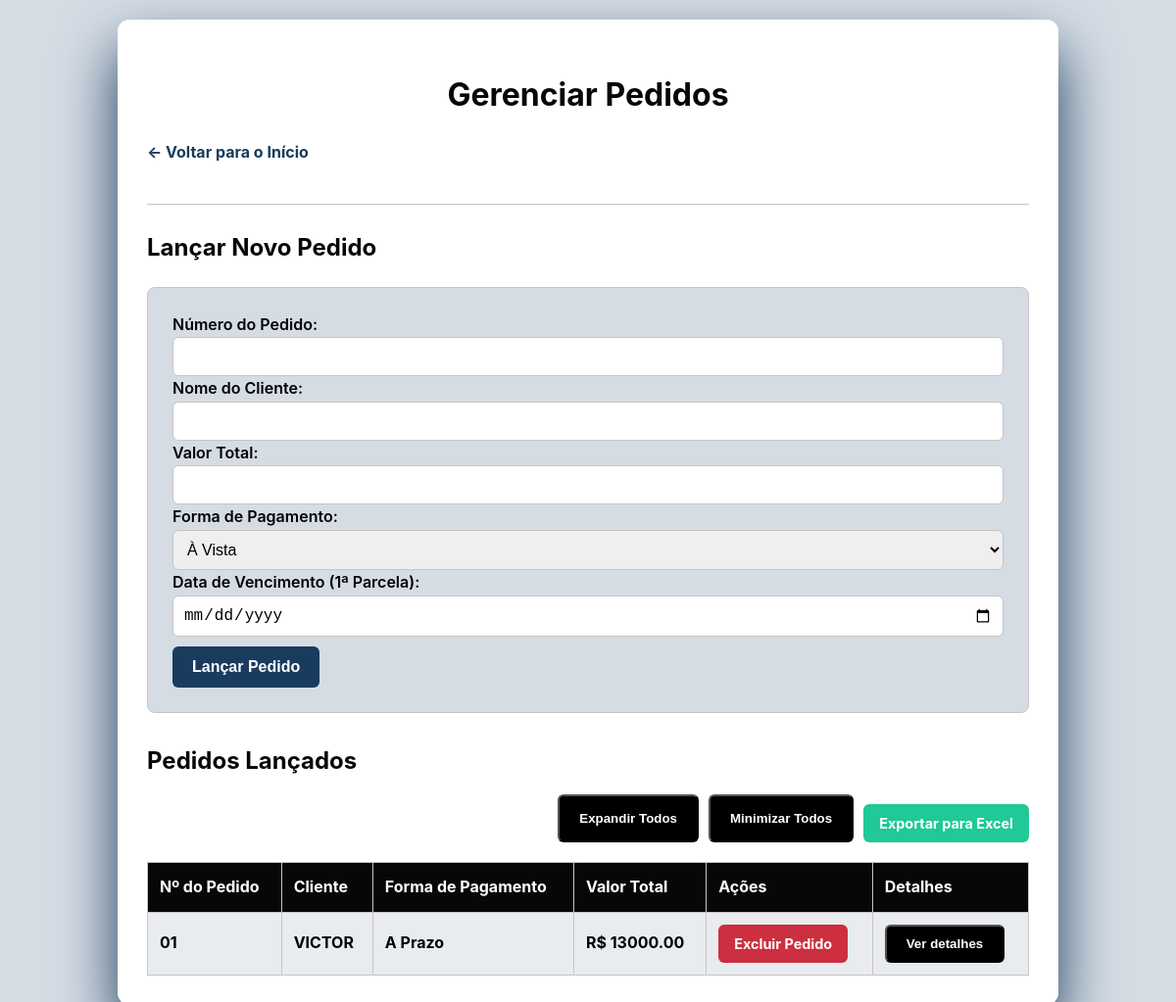
Screenshot of /pedidos (signed in) with the database file from the repository.
### app.py (models this page shows)
class Pedido(db.Model):
    id = db.Column(db.Integer, primary_key=True)
    numero_pedido = db.Column(db.String(50), nullable=False, unique=True)
    cliente_nome = db.Column(db.String(100), nullable=False)
    valor_total = db.Column(db.Float, nullable=False)
    forma_pagamento = db.Column(db.String(50), nullable=False)
    num_parcelas = db.Column(db.Integer)
    data_lancamento = db.Column(db.Date, nullable=False)
    parcelas = db.relationship('Parcela', backref='pedido', lazy=True, cascade="all, delete-orphan")

### app.py (the view, shortened to what this page needs)
@app.route('/pedidos', methods=['GET', 'POST'])
@login_required
def pedidos():
    todos_pedidos = Pedido.query.all()
    return render_template('pedidos.html', pedidos=todos_pedidos)

### app.py (called while the page is built)
@login_manager.user_loader
def load_user(user_id):
    return User.query.get(int(user_id))

@app.context_processor
def inject_user():
    return dict(current_user=current_user)

### templates/pedidos.html (shortened to what this page needs)
<!DOCTYPE html>
<html lang="pt-br">
<head>
<link rel="stylesheet" href="{{ url_for('static', filename='style.css') }}">
</head>
<body>
<div class="container">
<h1 class="header-text">Gerenciar Pedidos</h1>
<a href="{{ url_for('index') }}" class="back-link">← Voltar para o Início</a>
<hr>
    <h2 class="sub-header-text">Lançar Novo Pedido</h2>
    <form method="POST" class="form-section">
        <label for="numero_pedido">Número do Pedido:</label>
        <input type="text" id="numero_pedido" name="numero_pedido" required>
        <label for="cliente_nome">Nome do Cliente:</label>
        <input type="text" id="cliente_nome" name="cliente_nome" required>
        <label for="valor">Valor Total:</label>
        <input type="number" id="valor" name="valor" step="0.01" required>
        <label for="forma_pagamento">Forma de Pagamento:</label>
        <select id="forma_pagamento" name="forma_pagamento" required>
            <option value="A Vista">À Vista</option>
        </select>
        <label for="data_vencimento">Data de Vencimento (1ª Parcela):</label>
        <input type="date" id="data_vencimento" name="data_vencimento" required>
        <button type="submit">Lançar Pedido</button>
    </form>
    <h2 class="sub-header-text">Pedidos Lançados</h2>
    {% if pedidos %}
        <div class="export-button-container" style="display: flex; justify-content: flex-end; gap: 10px; flex-wrap: wrap;">
            <button id="expand-all-btn" class="button-link secondary-button">Expandir Todos</button>
            <button id="collapse-all-btn" class="button-link secondary-button">Minimizar Todos</button>
            <a href="{{ url_for('exportar_pedidos') }}" class="button-link export-button">Exportar para Excel</a>
        </div>
        <table class="data-table">
            <thead>
                <tr>
                    <th>Nº do Pedido</th>
                    <th>Cliente</th>
                    <th>Forma de Pagamento</th>
                    <th>Valor Total</th>
                    <th>Ações</th>
                    <th>Detalhes</th>
                </tr>
            </thead>
            <tbody>
                {% for pedido in pedidos %}
                    <tr class="pedido-row">
                        <td>{{ pedido.numero_pedido }}</td>
                        <td>{{ pedido.cliente_nome }}</td>
                        <td>{{ pedido.forma_pagamento }}</td>
                        <td>R$ {{ "%.2f"|format(pedido.valor_total) }}</td>
                        <td><a href="{{ url_for('excluir_pedido', id=pedido.id) }}" class="button-link delete-button">Excluir Pedido</a></td>
                        <td>
                            <button class="toggle-parcelas button-link secondary-button" data-pedido-id="{{ pedido.id }}">Ver detalhes</button>
                        </td>
                    </tr>
                {% endfor %}
            </tbody>
        </table>
    {% else %}
        <p>Nenhum pedido lançado ainda.</p>
    {% endif %}
</div>
</body>
</html>

### static/style.css (style rules this page uses)
:root { --primary-color: #193b5e; --primary-dark-color: #060708; --secondary-color: #000; --background-color: #d5dce4; --card-background: #ffffff; --text-color: #020101; --light-text-color: #fff; --border-color: #cac3c3; --success-color: #060708; --danger-color: #cc2f3f; --info-color: #193b5e; --box-shadow: 0 30px 60px #193b5e; }
body { font-family: -apple-system, BlinkMacSystemFont, "Segoe UI", Roboto, "Helvetica Neue", Arial, sans-serif; background-color: var(--background-color); color: var(--text-color); margin: 0; padding: 20px; line-height: 1.6; }
.container { max-width: 900px; margin: 0 auto; background-color: var(--card-background); padding: 30px; border-radius: 12px; box-shadow: var(--box-shadow); }
.header-text { text-align: center; color: var(--primary-dark-color); margin-bottom: 20px; }
.sub-header-text { color: var(--primary-dark-color); margin-top: 25px; margin-bottom: 15px; }
hr { border: 0; border-top: 1px solid var(--border-color); margin: 20px 0; }
.back-link { display: inline-block; margin-bottom: 20px; color: var(--primary-color); text-decoration: none; font-weight: bold; transition: color 0.3s ease; }
.button-link { display: inline-block; padding: 10px 20px; border-radius: 6px; text-decoration: none; font-weight: bold; transition: background-color 0.3s ease, transform 0.2s ease; text-align: center; white-space: nowrap; }
.export-button { background-color: #20c997; color: var(--light-text-color); font-size: 0.9rem; padding: 8px 16px; margin-top: 10px; }
.delete-button { background-color: var(--danger-color); color: var(--light-text-color); font-size: 0.9rem; padding: 8px 16px; }
.form-section { background-color: var(--background-color); padding: 25px; border-radius: 8px; border: 1px solid var(--border-color); margin-top: 20px; margin-bottom: 30px; }
label { font-weight: 600; }
input[type="text"], input[type="password"], input[type="number"], input[type="date"], select { width: 100%; padding: 10px; border: 1px solid var(--border-color); border-radius: 6px; box-sizing: border-box; font-size: 1rem; }
button[type="submit"] { background-color: var(--primary-color); color: var(--light-text-color); padding: 12px 20px; border: none; border-radius: 6px; cursor: pointer; font-size: 1rem; font-weight: bold; transition: background-color 0.3s ease; margin-top: 10px; }
.data-table { width: 100%; border-collapse: collapse; margin-top: 20px; }
.data-table th, .data-table td { padding: 12px; border: 1px solid var(--border-color); text-align: left; vertical-align: middle; }
.data-table th { background-color: var(--primary-dark-color); color: var(--light-text-color); font-weight: bold; }
.pedido-row { background-color: #e9ecef; font-weight: bold; }
.export-button-container { text-align: right; margin-bottom: 10px; }
.secondary-button { background-color: var(--secondary-color); color: var(--light-text-color); }

### rows the page displays
Pedido: numero_pedido "01", cliente_nome "VICTOR", forma_pagamento "A Prazo", valor_total "13000.00"
